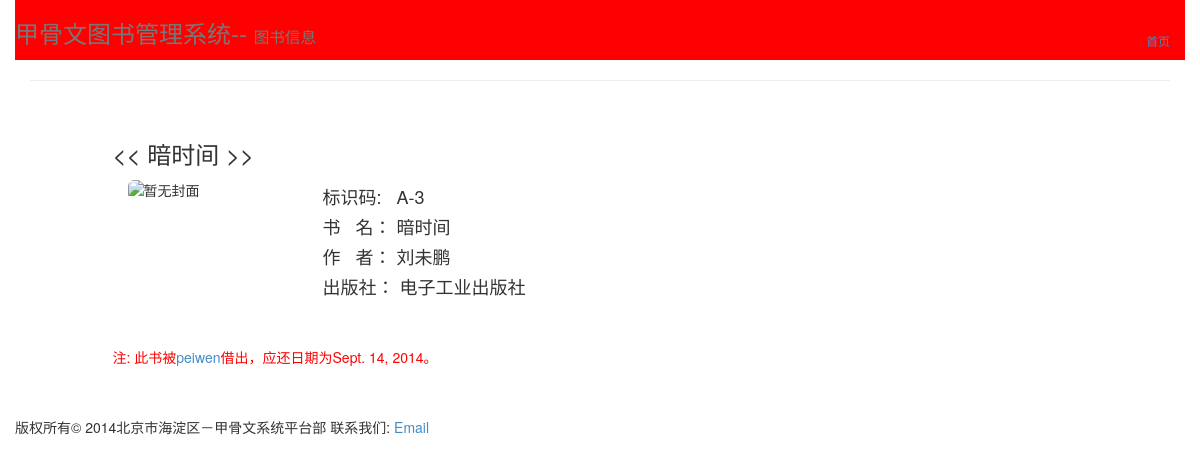
/books/profile/A-3/, run on an earlier commit of the app's database.
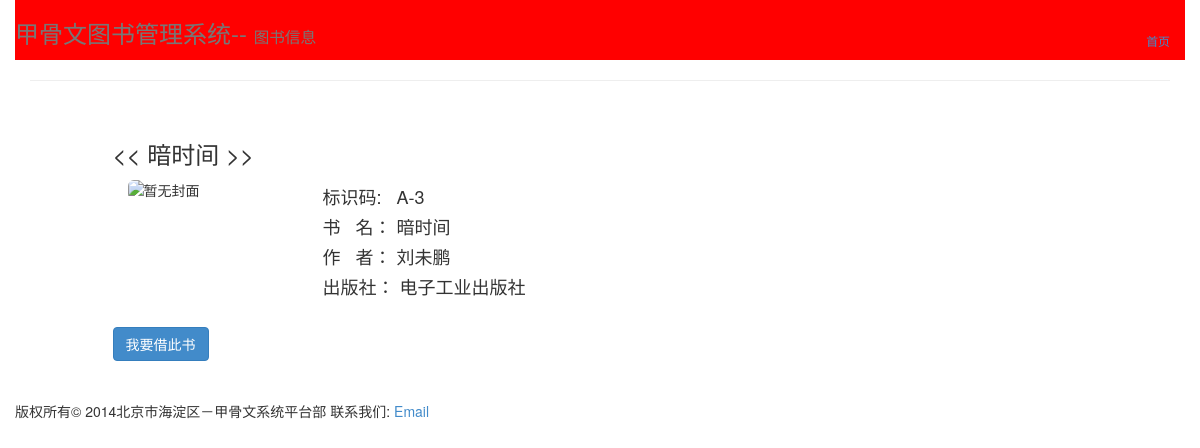
And on a later commit of the database.
### books/models.py (models this page shows, shortened)
class Book(models.Model):
    identifier = models.CharField(max_length=10, primary_key=True)
    name = models.CharField(max_length=50)
    author = models.CharField(max_length=50)
    publisher = models.CharField(max_length=50)
    status = models.CharField(max_length=20)
    class Meta:
        db_table = 'books'

class Record(models.Model):
    book = models.OneToOneField(Book)
    user = models.ForeignKey(User)
    sdate = models.DateField()
    edate = models.DateField()
    count = models.IntegerField(default=3)
    class Meta:
        db_table = 'record'

### books/views.py (the view)
# urls.py: url(r'^profile/(?P<bookid>[-A-Z0-9]+)/$', 'bookinfo', name='bookinfo'),
@never_cache
def bookinfo(request, bookid):
    book = Book.objects.get(identifier=bookid)
    return render_to_response('books/bookinfo.html', \
        RequestContext(request, {'book': book, }))

### books/templates/books/bookinfo.html (shortened to what this page needs)
{% extends "base.html" %}
{% block headline %}甲骨文图书管理系统-- <small>图书信息</small>{% endblock %}
{% block header %}
<ul class="nav nav-pills pull-right">
  <li><a href="{% url 'books:index' %}"><small>首页</small></a></li>
</ul>
{% endblock %}
{% block content %}
<div class="row">
  <div class="col-sm-offset-1">
    <h3>&lt;&lt;&nbsp;{{ book.name }}&nbsp;&gt;&gt;</h3>
  </div>
  <div class="col-sm-2 col-sm-offset-1">
    <div style="height: 100%; border: 1px">
      <img src="" alt="暂无封面" class="img-rounded" />
    </div>
  </div>
  <div class="col-sm-5">
    <h4>标识码: &nbsp; {{ book.identifier }}</h4>
    <h4>书&nbsp;&nbsp;&nbsp;名： {{ book.name }}</h4>
    <h4>作&nbsp;&nbsp;&nbsp;者： {{ book.author }}</h4>
    <h4>出版社： {{ book.publisher }}</h4>
  </div>
</div>
<div class="row">
  <br />
  <div class="col-sm-offset-1">
    {% if book.status == "在架可借" %}
    <form class="form-inline" action="/books/borrow/{{ book.identifier }}/" method="post">{% csrf_token %}
      <input type="submit" class="btn btn-primary" value="我要借此书" />
    </form>
    {% else %}
    <br />
    <p style="color: red">
      <span>注: </span>
      <span>此书被<a href="mailto:{{ book.record.user.email }}">{{ book.record.user.username }}</a>借出，应还日期为{{ book.record.edate }}。</span>
    </p>
    {% endif %}
  </div>
</div>
{% endblock %}

What changed in the data, as far as the page shows it:
changed Book "暗时间": status "已借出" → "在架可借" (drawn); record.user.username "peiwen" → (not shown); record.edate "Sept. 14, 2014" → (not shown)
Also different on the page:
form field value: (not shown) → "我要借此书"
text no longer shown: "注: 此书被 借出，应还日期为 。"
